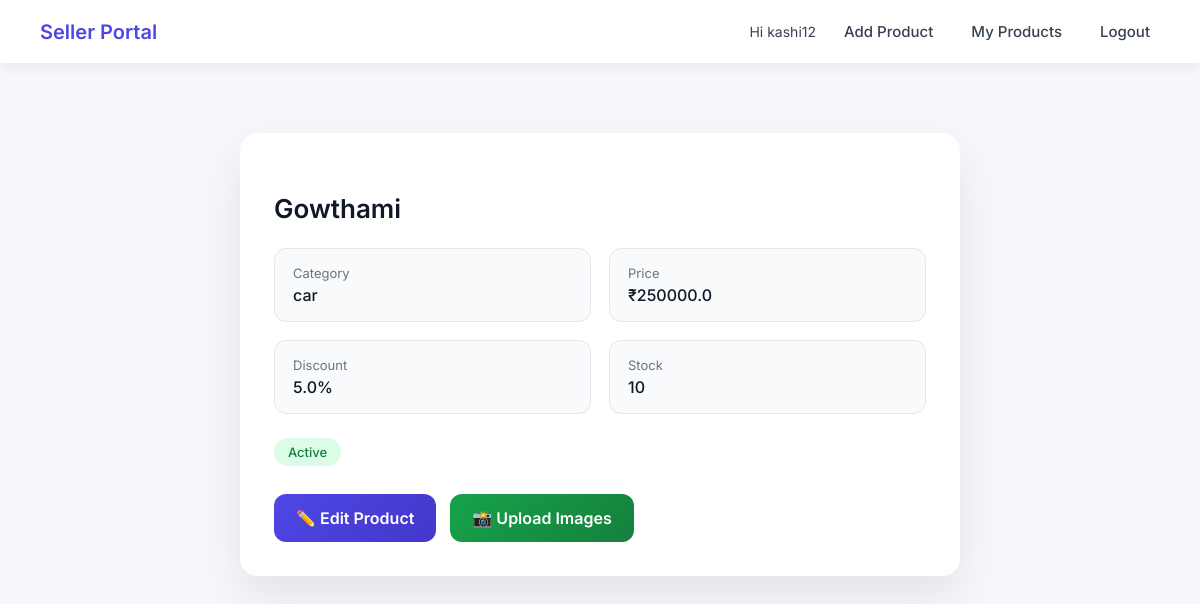
The page /seller/product/12/ (signed in) on the database as committed earlier.
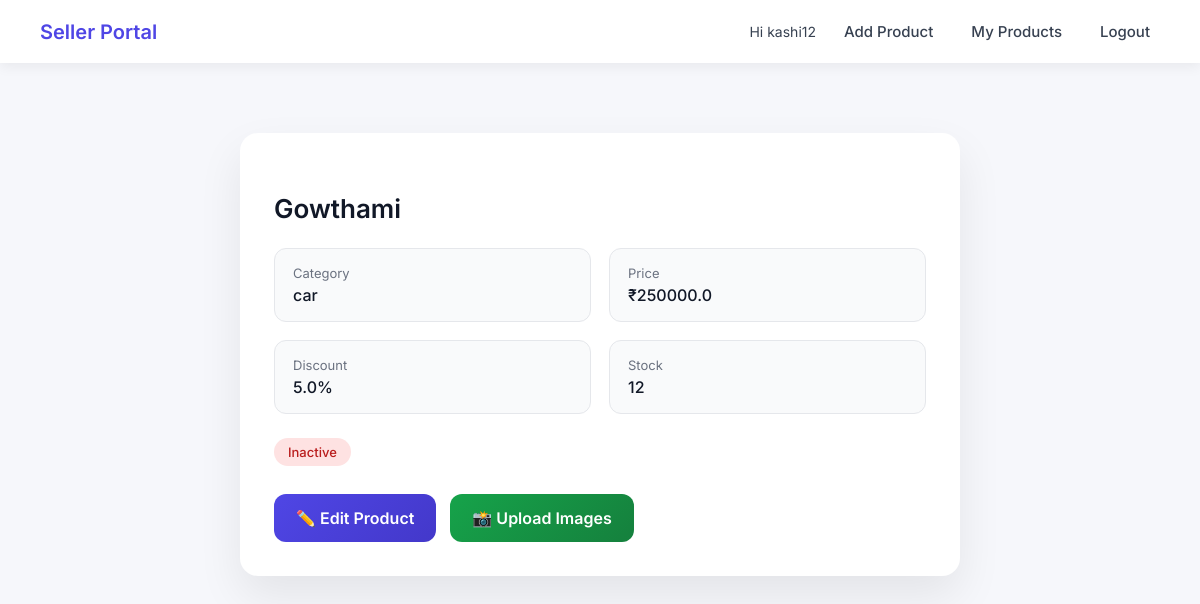
The same page on the database as committed later.
### product/models.py (models this page shows, shortened)
class Product(models.Model):
    seller_id=models.ForeignKey(Seller_Profile,on_delete=models.CASCADE)
    category_id=models.ForeignKey(Category,on_delete=models.CASCADE)
    name=models.CharField(max_length=100)
    price=models.FloatField()
    discount_percentage=models.FloatField()
    stock=models.IntegerField()
    is_active=models.BooleanField(default=False)
    created_date=models.DateTimeField(auto_now_add=True)

class Category(models.Model):
    name=models.CharField(max_length=25,unique=True)

### sellers/views.py (the view)
# urls.py: path('product/<int:pid>/', product_detail, name='product_detail'),
@login_required(login_url='sellers:login_seller')
def product_detail(request, pid):
    product = get_object_or_404(Product, id=pid)
    return render(request, 'seller/product_detail.html', {'product': product})

### template/seller/product_detail.html (shortened to what this page needs)
{% extends 'seller/base.html' %}
{% block content %}
<div class="product-detail">
    <h3>{{ product.name }}</h3>
    <div class="info">
        <div class="info-item">
            <div class="info-label">Category</div>
            <div class="info-value">{{ product.category_id.name }}</div>
        </div>
        <div class="info-item">
            <div class="info-label">Price</div>
            <div class="info-value">₹{{ product.price }}</div>
        </div>
        <div class="info-item">
            <div class="info-label">Discount</div>
            <div class="info-value">{{ product.discount_percentage }}%</div>
        </div>
        <div class="info-item">
            <div class="info-label">Stock</div>
            <div class="info-value">{{ product.stock }}</div>
        </div>
    </div>
    <div>
        <span class="status {% if product.is_active %}active{% else %}inactive{% endif %}">
            {{ product.is_active|yesno:"Active,Inactive" }}
        </span>
    </div>
    <div class="actions">
        <a href="{% url 'sellers:edit_product' product.id %}" class="action-btn edit-btn">
            ✏️ Edit Product
        </a>
        <a href="{% url 'sellers:add_image' product.id %}" class="action-btn upload-btn">
            📸 Upload Images
        </a>
    </div>
</div>
{% endblock %}

Rows that differ between the two databases and show on the page:
changed Product "Gowthami": stock "10" → "12"; is_active "Active" → "Inactive"
